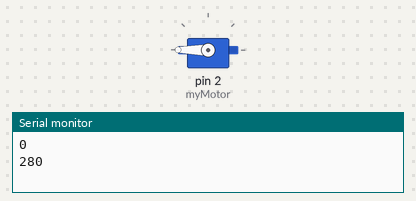
This sketch was run on a simulated Arduino Mega 2560, built with avr-gcc and run on an emulated ATmega2560. Parts: servo, the last lines printed to the serial monitor.

Above: at 0.1 s.
At 9.1 s:
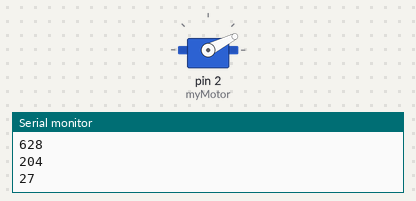
At 19.1 s:
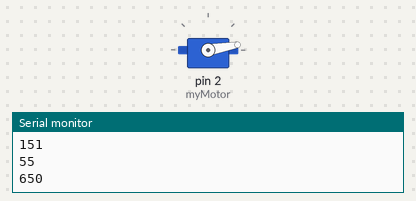
At 39.1 s:
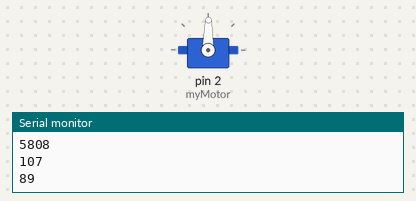
Timing chart, 0 to 40.0 s (numbered marks = the images above):
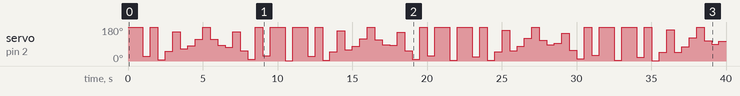

Measured:
- by itself, servo on pin 2 (myMotor): 180° → 25° at 1.0 s, → 180° 0.50 s later, → 6° 0.50 s later, → 52° 0.50 s later, … (72 changes in this stretch)

The sketch:

ServoPattern.ino.ino
```cpp
/*
TO MAKE THE SERVO MOVE IN AN ANTICLOCKWISE-CLOCKWISE PATTERN, OR A CLOCKWISE-ANTICLOCKWISE PATTERN, WITH A SMOOTH OR STAGGERED MOTION
USING BASIC TRIGONOMETRIC FUNCTIONS.
*/

#include<Servo.h>
Servo myMotor;          //Making a servo controller object
void setup() {
  Serial.begin(9600);   //Initializing serial comm with baud-rate 9600 bps
  myMotor.attach(2);    //Attaching control line to pin 2 of Arduino Mega
  myMotor.write(90);    //Half-setting the servo motor, to the mid position
  callPattern(0);
}

void loop() {
  int iterator = 1;
  for(; iterator < 180; iterator++){
    callPattern(iterator);
    delay(500);
    //Serial.println(iterator);
    }
}

void callPattern(int iterator){
  //int angle = (int)180*sin(iterator);       CLOCKWISE-ANTICLOCKWISE COMPLETE ROTATIONS \____ ONLY IF THE MOTOR IS DIRECTLY WRITTEN INTO WITHOUT ANY CONDITIONS(ref. LINE 9)
  //int angle = (int)180*cos(iterator);       ANTICLOCKWISE-CLOCKWISE COMPLETE ROTATIONS /
  int angle = (int)180*tan(iterator);       //Moves in a sexy pattern..
  if(angle > 0)
    myMotor.write(angle);
   else{
     angle += -(2*angle);
     myMotor.write(angle);
    }
    //myMotor.write(angle);                   LINE 9
  Serial.println(angle);
  }
```
